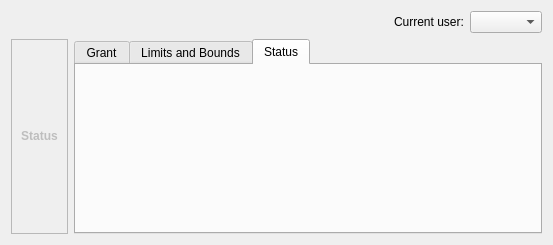
<?xml version="1.0" encoding="UTF-8"?>
<ui version="4.0">
 <class>Form</class>
 <widget class="QWidget" name="Form">
  <property name="geometry">
   <rect>
    <x>0</x>
    <y>0</y>
    <width>553</width>
    <height>245</height>
   </rect>
  </property>
  <property name="windowTitle">
   <string>Form</string>
  </property>
  <layout class="QGridLayout" name="gridLayout">
   <item row="0" column="0" colspan="2">
    <layout class="QHBoxLayout" name="horizontalLayout_1">
     <item>
      <spacer name="horizontalSpacer">
       <property name="orientation">
        <enum>Qt::Horizontal</enum>
       </property>
       <property name="sizeHint" stdset="0">
        <size>
         <width>40</width>
         <height>20</height>
        </size>
       </property>
      </spacer>
     </item>
     <item>
      <widget class="QLabel" name="lbActiveUser">
       <property name="text">
        <string>Current user:</string>
       </property>
      </widget>
     </item>
     <item>
      <widget class="QComboBox" name="cbActiveUser"/>
     </item>
    </layout>
   </item>
   <item row="1" column="0">
    <widget class="QFrame" name="frStatus">
     <property name="sizePolicy">
      <sizepolicy hsizetype="Preferred" vsizetype="Preferred">
       <horstretch>0</horstretch>
       <verstretch>0</verstretch>
      </sizepolicy>
     </property>
     <property name="minimumSize">
      <size>
       <width>0</width>
       <height>0</height>
      </size>
     </property>
     <property name="frameShape">
      <enum>QFrame::StyledPanel</enum>
     </property>
     <property name="frameShadow">
      <enum>QFrame::Raised</enum>
     </property>
     <layout class="QVBoxLayout" name="lyStatus">
      <item>
       <widget class="QLabel" name="lbStatus">
        <property name="enabled">
         <bool>false</bool>
        </property>
        <property name="sizePolicy">
         <sizepolicy hsizetype="Minimum" vsizetype="Preferred">
          <horstretch>0</horstretch>
          <verstretch>0</verstretch>
         </sizepolicy>
        </property>
        <property name="text">
         <string>&lt;b&gt;Status&lt;/b&gt;</string>
        </property>
        <property name="textFormat">
         <enum>Qt::AutoText</enum>
        </property>
        <property name="alignment">
         <set>Qt::AlignCenter</set>
        </property>
       </widget>
      </item>
     </layout>
    </widget>
   </item>
   <item row="1" column="1">
    <widget class="QTabWidget" name="tab">
     <property name="currentIndex">
      <number>2</number>
     </property>
     <widget class="QWidget" name="tbGrant">
      <attribute name="title">
       <string>Grant</string>
      </attribute>
     </widget>
     <widget class="QWidget" name="tbLimitBound">
      <attribute name="title">
       <string>Limits and Bounds</string>
      </attribute>
     </widget>
     <widget class="QWidget" name="tbStatus">
      <property name="focusPolicy">
       <enum>Qt::NoFocus</enum>
      </property>
      <attribute name="title">
       <string>Status</string>
      </attribute>
     </widget>
    </widget>
   </item>
  </layout>
 </widget>
 <resources/>
 <connections/>
</ui>
